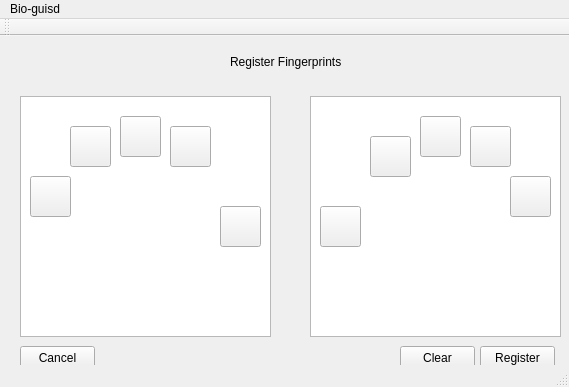
<?xml version="1.0" encoding="UTF-8"?>
<ui version="4.0">
 <class>MainWindow</class>
 <widget class="QMainWindow" name="MainWindow">
  <property name="geometry">
   <rect>
    <x>0</x>
    <y>0</y>
    <width>569</width>
    <height>387</height>
   </rect>
  </property>
  <property name="windowTitle">
   <string>MainWindow</string>
  </property>
  <widget class="QWidget" name="centralWidget">
   <widget class="QPushButton" name="LPinky">
    <property name="geometry">
     <rect>
      <x>30</x>
      <y>140</y>
      <width>41</width>
      <height>41</height>
     </rect>
    </property>
    <property name="text">
     <string/>
    </property>
   </widget>
   <widget class="QPushButton" name="LRing">
    <property name="geometry">
     <rect>
      <x>70</x>
      <y>90</y>
      <width>41</width>
      <height>41</height>
     </rect>
    </property>
    <property name="text">
     <string/>
    </property>
   </widget>
   <widget class="QGraphicsView" name="LeftHand">
    <property name="geometry">
     <rect>
      <x>20</x>
      <y>60</y>
      <width>251</width>
      <height>241</height>
     </rect>
    </property>
   </widget>
   <widget class="QGraphicsView" name="RightHand">
    <property name="geometry">
     <rect>
      <x>310</x>
      <y>60</y>
      <width>251</width>
      <height>241</height>
     </rect>
    </property>
   </widget>
   <widget class="QPushButton" name="LMiddle">
    <property name="geometry">
     <rect>
      <x>120</x>
      <y>80</y>
      <width>41</width>
      <height>41</height>
     </rect>
    </property>
    <property name="text">
     <string/>
    </property>
   </widget>
   <widget class="QPushButton" name="RThumb">
    <property name="geometry">
     <rect>
      <x>320</x>
      <y>170</y>
      <width>41</width>
      <height>41</height>
     </rect>
    </property>
    <property name="text">
     <string/>
    </property>
   </widget>
   <widget class="QPushButton" name="LIndex">
    <property name="geometry">
     <rect>
      <x>170</x>
      <y>90</y>
      <width>41</width>
      <height>41</height>
     </rect>
    </property>
    <property name="text">
     <string/>
    </property>
   </widget>
   <widget class="QPushButton" name="LThumb">
    <property name="geometry">
     <rect>
      <x>220</x>
      <y>170</y>
      <width>41</width>
      <height>41</height>
     </rect>
    </property>
    <property name="text">
     <string/>
    </property>
   </widget>
   <widget class="QPushButton" name="RPinky">
    <property name="geometry">
     <rect>
      <x>510</x>
      <y>140</y>
      <width>41</width>
      <height>41</height>
     </rect>
    </property>
    <property name="text">
     <string/>
    </property>
   </widget>
   <widget class="QPushButton" name="RRing">
    <property name="geometry">
     <rect>
      <x>470</x>
      <y>90</y>
      <width>41</width>
      <height>41</height>
     </rect>
    </property>
    <property name="text">
     <string/>
    </property>
   </widget>
   <widget class="QPushButton" name="RMiddle">
    <property name="geometry">
     <rect>
      <x>420</x>
      <y>80</y>
      <width>41</width>
      <height>41</height>
     </rect>
    </property>
    <property name="text">
     <string/>
    </property>
   </widget>
   <widget class="QPushButton" name="RIndex">
    <property name="geometry">
     <rect>
      <x>370</x>
      <y>100</y>
      <width>41</width>
      <height>41</height>
     </rect>
    </property>
    <property name="text">
     <string/>
    </property>
   </widget>
   <widget class="QPushButton" name="RegisterButton">
    <property name="geometry">
     <rect>
      <x>480</x>
      <y>310</y>
      <width>75</width>
      <height>23</height>
     </rect>
    </property>
    <property name="text">
     <string>Register</string>
    </property>
   </widget>
   <widget class="QPushButton" name="CancelButton">
    <property name="geometry">
     <rect>
      <x>20</x>
      <y>310</y>
      <width>75</width>
      <height>23</height>
     </rect>
    </property>
    <property name="text">
     <string>Cancel</string>
    </property>
   </widget>
   <widget class="QLabel" name="label">
    <property name="geometry">
     <rect>
      <x>230</x>
      <y>10</y>
      <width>201</width>
      <height>31</height>
     </rect>
    </property>
    <property name="text">
     <string>Register Fingerprints</string>
    </property>
   </widget>
   <widget class="QPushButton" name="pushButton">
    <property name="geometry">
     <rect>
      <x>400</x>
      <y>310</y>
      <width>75</width>
      <height>23</height>
     </rect>
    </property>
    <property name="text">
     <string>Clear</string>
    </property>
   </widget>
   <zorder>LeftHand</zorder>
   <zorder>RightHand</zorder>
   <zorder>LPinky</zorder>
   <zorder>LRing</zorder>
   <zorder>LMiddle</zorder>
   <zorder>RThumb</zorder>
   <zorder>LIndex</zorder>
   <zorder>LThumb</zorder>
   <zorder>RPinky</zorder>
   <zorder>RRing</zorder>
   <zorder>RMiddle</zorder>
   <zorder>RIndex</zorder>
   <zorder>RegisterButton</zorder>
   <zorder>CancelButton</zorder>
   <zorder>label</zorder>
   <zorder>pushButton</zorder>
  </widget>
  <widget class="QMenuBar" name="menuBar">
   <property name="geometry">
    <rect>
     <x>0</x>
     <y>0</y>
     <width>569</width>
     <height>21</height>
    </rect>
   </property>
   <widget class="QMenu" name="menuBio_guisd">
    <property name="title">
     <string>Bio-guisd</string>
    </property>
   </widget>
   <addaction name="menuBio_guisd"/>
  </widget>
  <widget class="QToolBar" name="mainToolBar">
   <attribute name="toolBarArea">
    <enum>TopToolBarArea</enum>
   </attribute>
   <attribute name="toolBarBreak">
    <bool>false</bool>
   </attribute>
  </widget>
  <widget class="QStatusBar" name="statusBar"/>
 </widget>
 <layoutdefault spacing="6" margin="11"/>
 <resources/>
 <connections/>
</ui>
